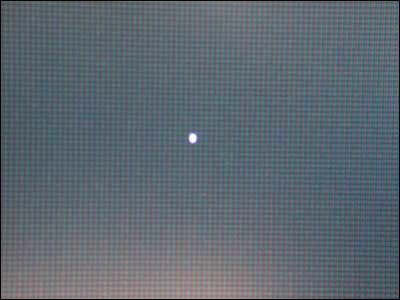
#> input picture python_homework/lcd.jpg, 400 x 300 px
$ python question1.py
#> lines starting #> are read from the running program, lines starting #| are printed output that depends on the picture
#> further down, img is the input picture: shape (300, 400, 3); mean B, G, R 112.7, 103.5, 93
import cv2
import numpy as np
#设计LCD屏幕坏点检测算法

def detect_bad_points(img):
    if img is None:
        return None
    kenel = np.array([[-1, -1, -1], [-1, 8, -1], [-1, -1, -1]])

    img_gray = cv2.cvtColor(img, cv2.COLOR_BGR2GRAY)
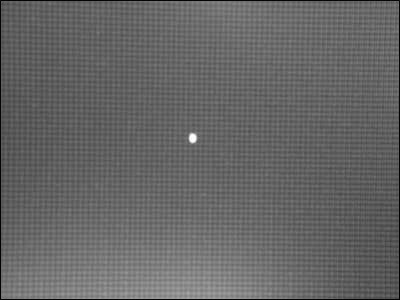
#> img_gray: shape (300, 400); min 0, max 254, mean 101.4
    img_gray = cv2.GaussianBlur(img_gray, (3, 3), 0)
    img_sharp = cv2.filter2D(img_gray, -1, kenel)
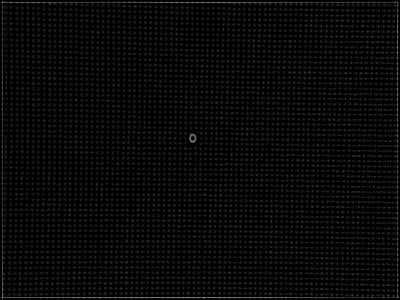
#> img_sharp: shape (300, 400); min 0, max 157, mean 8.4

    _, binary_img = cv2.threshold(img_sharp, 100, 255, cv2.THRESH_BINARY)
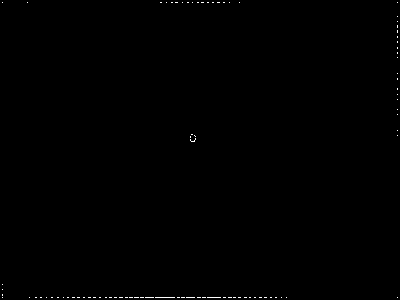
#> binary_img: shape (300, 400); 0.2% white in thin lines or dots

    return binary_img


if __name__ == '__main__':
    img = cv2.imread('lcd.jpg')
    cv2.imshow('img', img)
    img_sharp = detect_bad_points(img)
    cv2.imshow('img_sharp', img_sharp)
    cv2.waitKey(0)
    cv2.destroyAllWindows()
